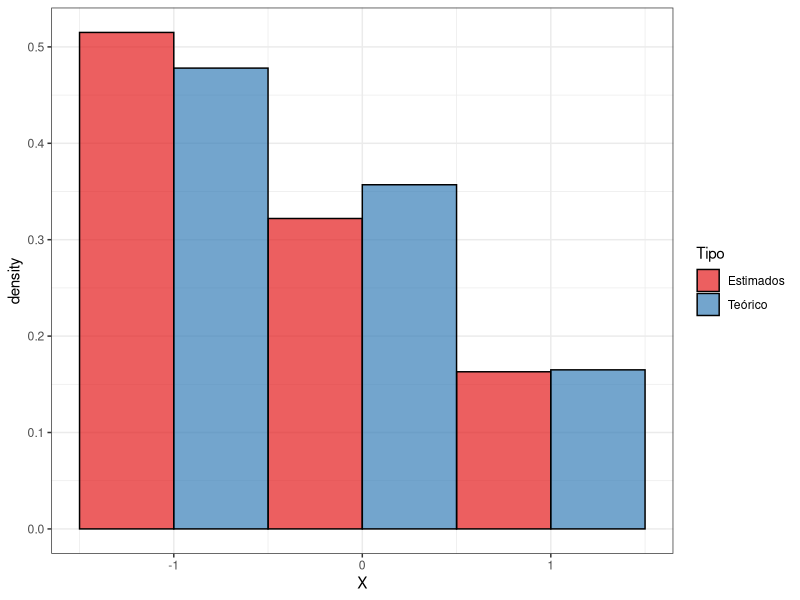
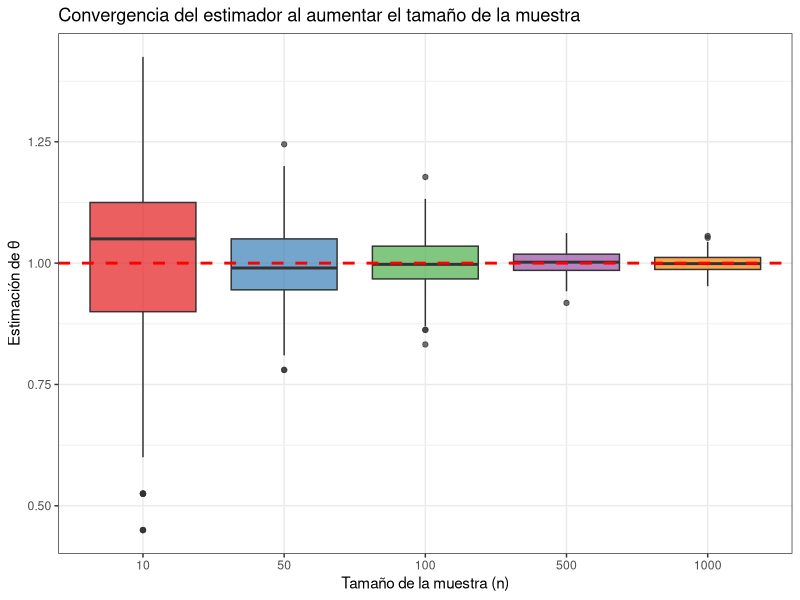
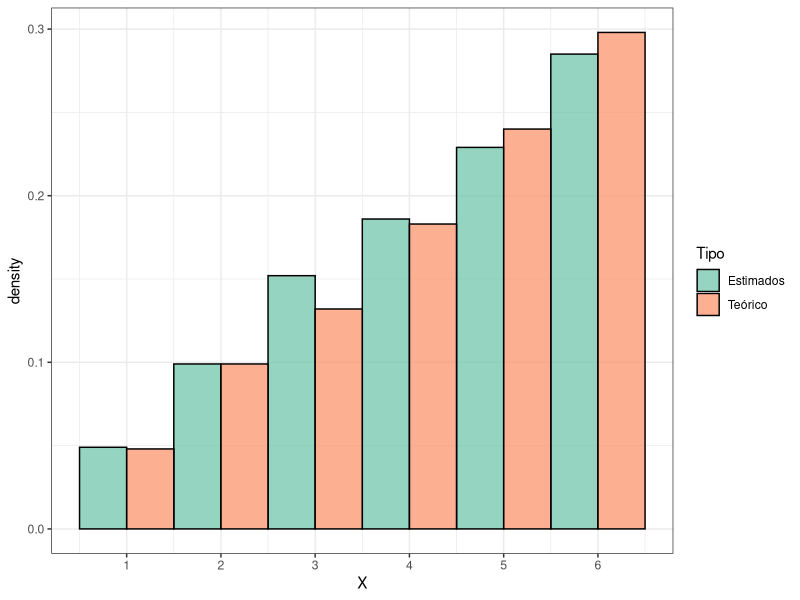
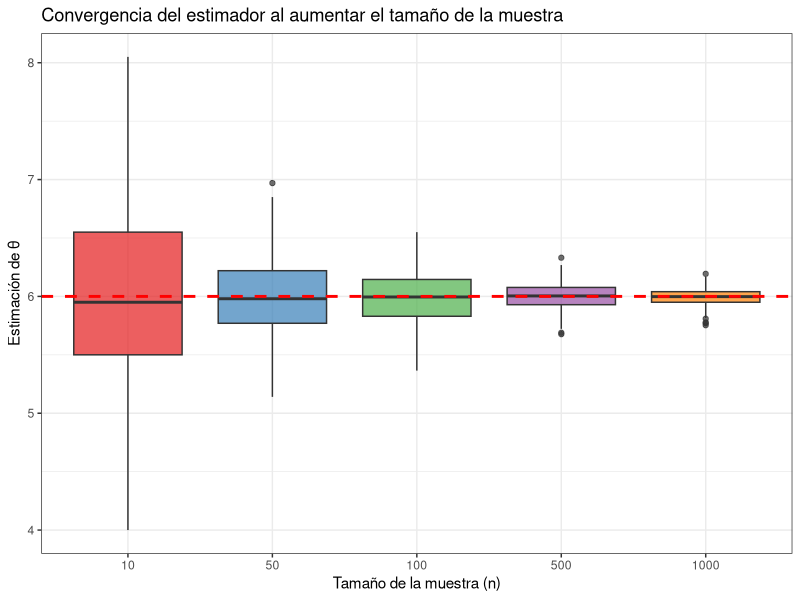
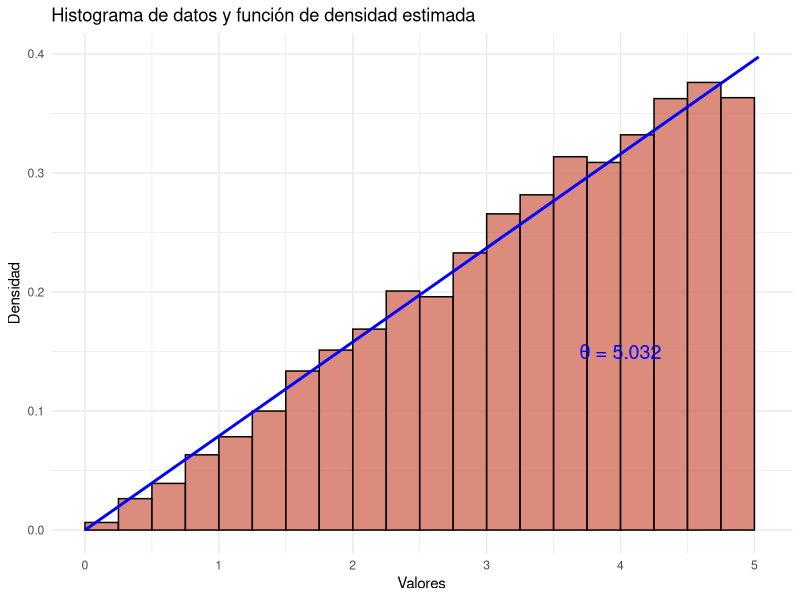
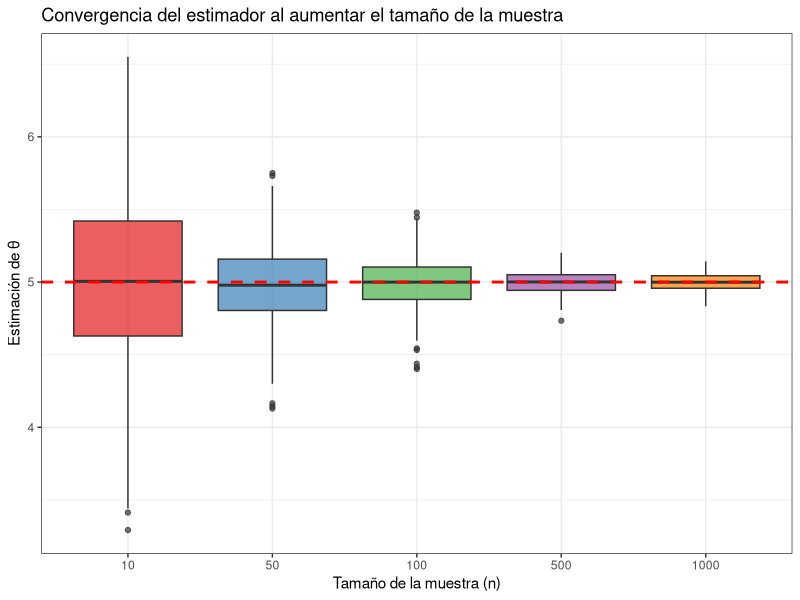
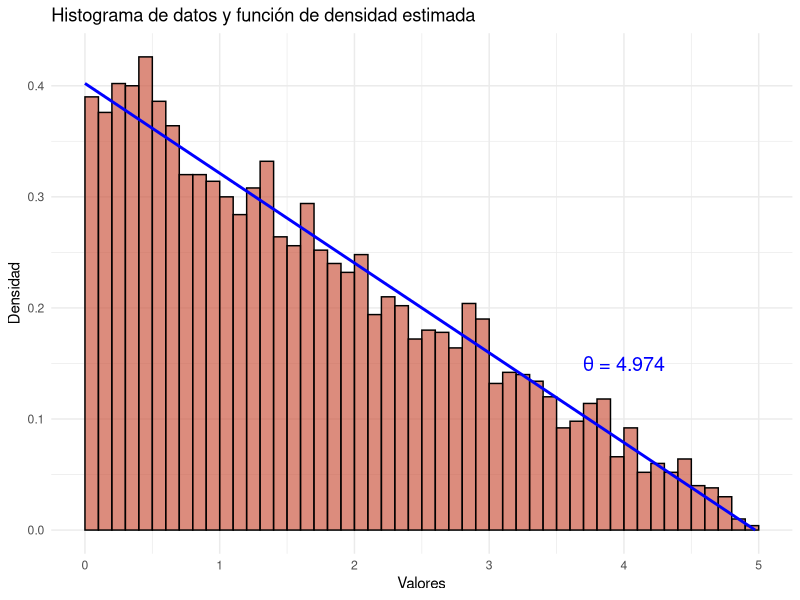
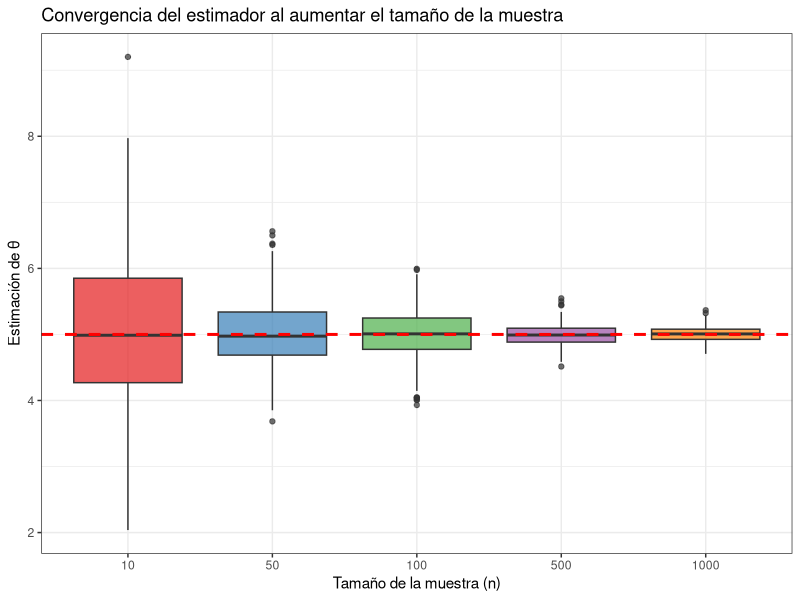

Write the R code that produced these figures, in order.
## ---- chunk 1
#| include: false

library(tidyverse)
library(knitr)
library(kableExtra)
library(readxl)
library(RColorBrewer)
## ---- chunk 2
# Parámetro fijo
theta_fijo <- 1

# Función de probabilidad 
dexr <- function(x, theta){
f_x <-ifelse(x == -1, theta/2, ifelse(x == 0, theta/3, ifelse(x == 1, 1 - 5*theta/6, 0)))
return(f_x)
}

# Función para generar muestra aleatoria
rexr <- function(n, theta){
  X <- sample(c(-1, 0, 1), size = n, replace = TRUE, prob = c(theta/2, theta/3, 1 - 5*theta/6))
  return(X)
}

# Función para estimar theta
estimar_theta <- function(X){
  theta_hat <- (3 * (1 - mean(X))) / 4
  return(theta_hat)
}


df_exr <- data.frame(X = rexr(1000, theta_fijo), Tipo = "Teórico")

theta_hat <- estimar_theta(df_exr$X)

df_temp <- data.frame(X = rexr(1000, theta_hat), Tipo = "Estimados")

df_exr <- rbind(df_exr, df_temp)

ggplot(df_exr)+
  geom_histogram(aes(x = X, y = after_stat(density), fill =Tipo), bins = 3, center = -1, color = "black", alpha = 0.7, position ="dodge")+
  scale_fill_brewer(palette = "Set1")+
  theme_bw()
  





## ---- chunk 3
# Tamaños de muestra y número de réplicas
tamano <- c(10, 50, 100, 500, 1000)
N <- 500

# Data frame para almacenar los resultados

df_convergencia <- data.frame()

# Simulación y cálculo del estimador para cada tamaño de muestra
for (n in tamano){
  estimacion_n <- replicate(N, {
    X <- rexr(n, theta_fijo)
    estimar_theta(X)
  })
  df_temp <- data.frame(n = as.factor(n), Estimacion = estimacion_n)
  df_convergencia <- rbind(df_convergencia, df_temp)
}

# Gráfico de convergencia

ggplot(df_convergencia)+
  geom_boxplot(aes(x = n, y = Estimacion, fill = n), alpha = 0.7)+
  geom_hline(yintercept = theta_fijo, color = "red", linetype = "dashed", linewidth = 1)+
  scale_fill_brewer(palette = "Set1")+
  labs(title = "Convergencia del estimador al aumentar el tamaño de la muestra",
       x = "Tamaño de la muestra (n)",
       y = "Estimación de θ")+
  theme_bw()+
  theme(legend.position = "none")

## ---- chunk 4
# Parámetro fijo
theta_fijo <- 6

# Función de probabilidad 
dexr <- function(x, theta){
f_x <- 2*x/(theta*(theta +1))
return(f_x)
}

# Función para generar muestra aleatoria
rexr <- function(n, theta){
  X <- sample(1:theta, size = n, replace = TRUE, prob = dexr(1:theta, theta))
  return(X)
}

# Función para estimar theta
estimar_theta <- function(X){
  theta_hat <- (3*mean(X)-1)/2
  #theta_hat <- round(theta_hat, 0)
  return(theta_hat)
}


df_exr <- data.frame(X = rexr(1000, theta_fijo), Tipo = "Teórico")

theta_hat <- estimar_theta(df_exr$X)
cat("El valor del estimador es: ", round(theta_hat,4))


df_temp <- data.frame(X = rexr(1000, theta_hat), Tipo = "Estimados")

df_exr <- rbind(df_exr, df_temp)

ggplot(df_exr)+
  geom_histogram(aes(x = X, y = after_stat(density), fill =Tipo), bins = theta_fijo, center = 1, color = "black", alpha = 0.7, position ="dodge")+
  scale_fill_brewer(palette = "Set2")+
  scale_x_continuous(breaks = 1:theta_fijo)+
  theme_bw()
  





## ---- chunk 5
# Tamaños de muestra y número de réplicas
tamano <- c(10, 50, 100, 500, 1000)
N <- 500

# Data frame para almacenar los resultados

df_convergencia <- data.frame()


# Intento para comparar varianza teórica con la muestral
# estimaciones_n <- function(n, theta_fijo){
#   X <- rexr(n, theta_fijo)
#   theta_hat <- estimar_theta(X)
#   varianza_teorica <- (theta_fijo^2+theta_fijo-2)/(8*n)
#   varianza_muestral <- var(X)
#   resultados <- list(theta_hat, varianza_teorica, varianza_muestral)
#   return(resultados)
# }

# Simulación y cálculo del estimador para cada tamaño de muestra
for (n in tamano){
  estimacion_n <- replicate(N, {
    X <- rexr(n, theta_fijo)
    estimar_theta(X)
  })
  df_temp <- data.frame(n = as.factor(n), Estimacion = estimacion_n)
  df_convergencia <- rbind(df_convergencia, df_temp)
}

# Gráfico de convergencia

ggplot(df_convergencia)+
  geom_boxplot(aes(x = n, y = Estimacion, fill = n), alpha = 0.7)+
  geom_hline(yintercept = theta_fijo, color = "red", linetype = "dashed", linewidth = 1)+
  scale_fill_brewer(palette = "Set1")+
  labs(title = "Convergencia del estimador al aumentar el tamaño de la muestra",
       x = "Tamaño de la muestra (n)",
       y = "Estimación de θ")+
  theme_bw()+
  theme(legend.position = "none")

## ---- chunk 6
#| fig-align: center

# Parámetro fijo

theta_fijo <- 5

# Función de densidad
dexr <- function(x, theta){
  f_x <- ifelse(x >= 0 & x <= theta, (2*x)/(theta^2), 0)
  return(f_x)
}

# Función para generar muestra aleatoria
rexr <- function(n, theta){
  U <- runif(n)
  X <- theta * sqrt(U)
  return(X)
}


# Función para estimar theta

estimar_theta <- function(X){
  theta_hat <- (3 * mean(X)) / 2
  return(theta_hat)
}


df_exr <- data.frame(X = rexr(5000, theta_fijo))
theta_hat <- estimar_theta(df_exr$X)


ggplot(df_exr)+
  geom_histogram(aes(x = X, y = after_stat(density)), binwidth =0.25, color = "black", fill = "coral3", alpha = 0.7, boundary=0)+
  stat_function(fun = dexr, args = list(theta = theta_hat), color = "blue", linewidth = 1, xlim = c(0, theta_hat))+
  annotate("text", x = 4, y = 0.15, label = paste("θ =", round(theta_hat,3)), color = "blue", size = 5)+
  labs(title = "Histograma de datos y función de densidad estimada",
       x = "Valores",
       y = "Densidad")+
  theme_minimal()





## ---- chunk 7
#| fig-align: "center"

# Tamaños de muestra y número de réplicas
tamano <- c(10, 50, 100, 500, 1000)
N <- 500

# Data frame para almacenar los resultados
df_convergencia <- data.frame()

# Simulación y cálculo del estimador para cada tamaño de muestra
for (n in tamano){
  estimacion_n <- replicate(N, {
    X <- rexr(n, theta_fijo)
    estimar_theta(X)
  })
  df_temp <- data.frame(n = factor(n), Estimacion = estimacion_n )
  df_convergencia <- rbind(df_convergencia, df_temp)
}

# Gráfico de convergencia
ggplot(df_convergencia)+
  geom_boxplot(aes(x = n, y = Estimacion, fill = n), alpha = 0.7)+
  geom_hline(yintercept = theta_fijo, color = "red", linetype = "dashed", linewidth = 1)+
  scale_fill_brewer(palette = "Set1")+
  labs(title = "Convergencia del estimador al aumentar el tamaño de la muestra",
       x = "Tamaño de la muestra (n)",
       y = "Estimación de θ")+
  theme_bw()+
  theme(legend.position = "none")

## ---- chunk 8
#| fig-align: center

# Parámetro fijo

theta_fijo <- 5

# Función de densidad
dexr <- function(x, theta){
  f_x <- 2*(theta -x)/theta^2
  return(f_x)
}

# Función para generar muestra aleatoria
rexr <- function(n, theta){
  U <- runif(n)
  X <- theta -theta * sqrt(1-U)
  return(X)
}


# Función para estimar theta

estimar_theta <- function(X){
  theta_hat <- 3 * mean(X)
  return(theta_hat)
}


df_exr <- data.frame(X = rexr(5000, theta_fijo))
theta_hat <- estimar_theta(df_exr$X)


ggplot(df_exr)+
  geom_histogram(aes(x = X, y = after_stat(density)), binwidth =0.1, color = "black", fill = "coral3", alpha = 0.7, boundary=0)+
  stat_function(fun = dexr, args = list(theta = theta_hat), color = "blue", linewidth = 1, xlim = c(0, theta_hat))+
  annotate("text", x = 4, y = 0.15, label = paste("θ =", round(theta_hat,3)), color = "blue", size = 5)+
  labs(title = "Histograma de datos y función de densidad estimada",
       x = "Valores",
       y = "Densidad")+
  theme_minimal()





## ---- chunk 9
#| fig-align: "center"

# Tamaños de muestra y número de réplicas
tamano <- c(10, 50, 100, 500, 1000)
N <- 500

# Data frame para almacenar los resultados
df_convergencia <- data.frame()

# Simulación y cálculo del estimador para cada tamaño de muestra
for (n in tamano){
  estimacion_n <- replicate(N, {
    X <- rexr(n, theta_fijo)
    estimar_theta(X)
  })
  df_temp <- data.frame(n = factor(n), Estimacion = estimacion_n )
  df_convergencia <- rbind(df_convergencia, df_temp)
}

var_teorica <- theta_fijo^2/(2*tamano)

var_comp <- df_convergencia |> group_by(n) |> 
  summarise(Var_muestral = var(Estimacion))
var_comp <- ungroup(var_comp)

var_comp <- var_comp |> mutate(Var_teorica =var_teorica)


# Gráfico de convergencia
ggplot(df_convergencia)+
  geom_boxplot(aes(x = n, y = Estimacion, fill = n), alpha = 0.7)+
  geom_hline(yintercept = theta_fijo, color = "red", linetype = "dashed", linewidth = 1)+
  scale_fill_brewer(palette = "Set1")+
  labs(title = "Convergencia del estimador al aumentar el tamaño de la muestra",
       x = "Tamaño de la muestra (n)",
       y = "Estimación de θ")+
  theme_bw()+
  theme(legend.position = "none")



## ---- chunk 10
var_comp
## ---- chunk 11
datos <- read_xlsx("./Tarea_6.xlsx")
## ---- chunk 12
lambda_hat <- 1/mean(datos$Exp)
lambda_hat

ggplot(datos)+
  geom_histogram(aes(Exp, y = after_stat(density)), bins = 50, color = "black", fill = "coral3", alpha = 0.7, boundary=0)+
  stat_function(fun = dexp, args = list(rate = lambda_hat), color = "blue", linewidth = 1)+
  annotate("text", x = 0.75, y = 2, label = paste("λ =", round(lambda_hat, 3)), color = "blue", size = 5)+
  labs(title = "Histograma de datos y función de densidad estimada",
       x = "Valores",
       y = "Densidad")+
  theme_minimal()


## ---- chunk 13
gamma_hat <- mean(datos$Gamma)^2/(mean(datos$Gamma^2)-mean(datos$Gamma)^2)

lambda_hat <- mean(datos$Gamma)/(mean(datos$Gamma^2)-mean(datos$Gamma)^2)
## ---- chunk 14
ggplot(datos)+
  geom_histogram(aes(x = Gamma, y =after_stat(density)), color ="black", fill ="deeppink3", alpha = 0.7)+
  stat_function(fun = dgamma, args = list(shape = gamma_hat,  rate = lambda_hat), color = "blue", linewidth = 1)+
  theme_bw()
  
  
  
  
